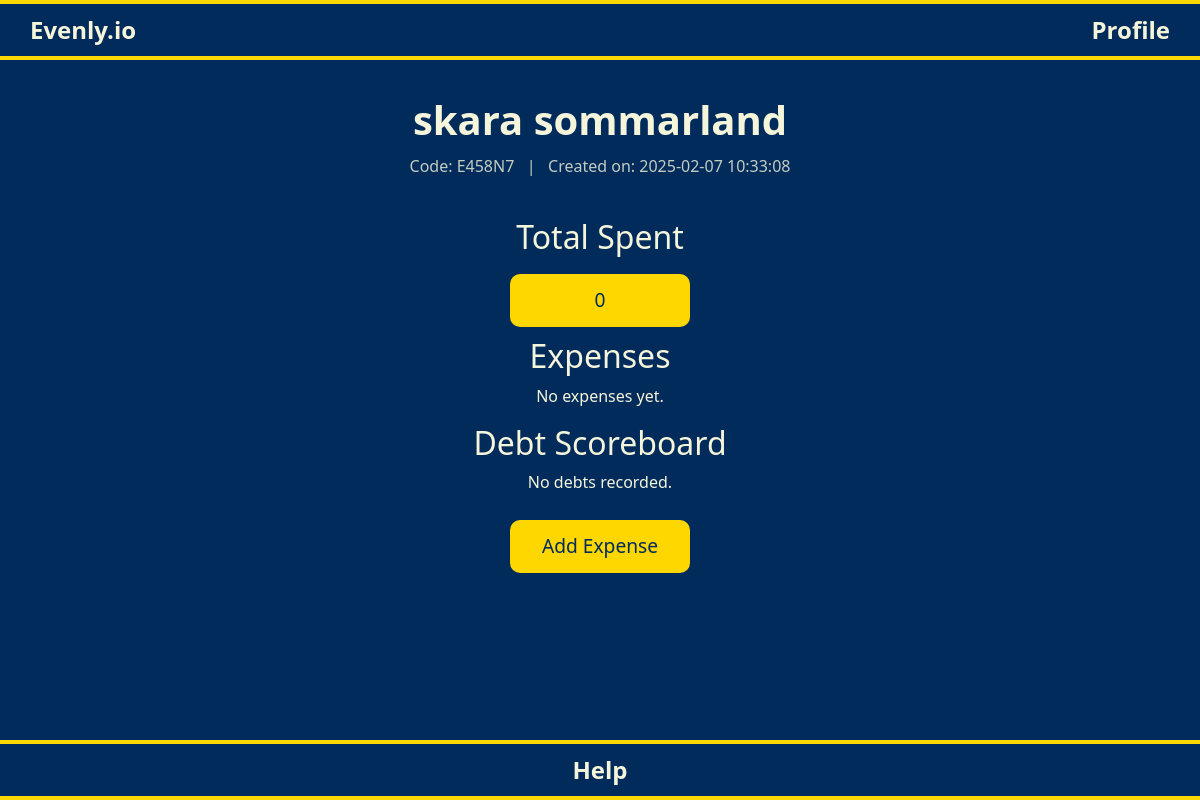
The app's page /active-group/7 (signed in) with its own data.
### tables this page shows
CREATE TABLE Groups (
    group_id INTEGER PRIMARY KEY AUTOINCREMENT,
    name TEXT NOT NULL,
    code TEXT NOT NULL UNIQUE,
    created_by INTEGER NOT NULL,
    status TEXT DEFAULT 'active',
    timestamp DATETIME DEFAULT CURRENT_TIMESTAMP,
    FOREIGN KEY (created_by) REFERENCES Users (user_id)
);

### app.py (the view)
@app.route("/active-group/<int:group_id>")
@login_required
def active_group(group_id):
    user_id = session["user_id"]
    settle_algorithm(group_id)  # This ensures the database is updated
    conn = get_db_connection()
    cursor = conn.cursor()
    cursor.execute("SELECT name, timestamp, code FROM Groups WHERE group_id = ?", (group_id,))
    group = cursor.fetchone()
    if not group:
        conn.close()
        return apology("Group not found", 404)
    group_name, created_at, group_code = group
    cursor.execute("SELECT SUM(amount) FROM Payments WHERE group_id = ?", (group_id,))
    total_spent = cursor.fetchone()[0] or 0
    cursor.execute("""
        SELECT p.payment_id, p.paid_by, u.username, p.amount, p.description, p.timestamp
        FROM Payments p
        JOIN Users u ON p.paid_by = u.user_id
        WHERE p.group_id = ?
        ORDER BY p.timestamp DESC
    """, (group_id,))
    expenses = [dict(zip(["payment_id", "paid_by", "username", "amount", "description", "timestamp"], row)) for row in cursor.fetchall()]
    cursor.execute("""
        SELECT s.settlement_id, s.from_user, u1.username AS from_username,
           s.to_user, u2.username AS to_username, s.amount, s.status
        FROM Settlements s
        JOIN Users u1 ON s.from_user = u1.user_id
        JOIN Users u2 ON s.to_user = u2.user_id
        WHERE s.group_id = ?
        ORDER BY s.timestamp DESC
    """, (group_id,))
    debts = [dict(zip(["settlement_id", "from_user", "from_username", "to_user", "to_username", "amount", "status"], row)) for row in cursor.fetchall()]
    cursor.execute("""
        SELECT user_id, username
        FROM Users
        WHERE user_id IN (SELECT user_id FROM GroupMembers WHERE group_id = ?)
    """, (group_id,))
    group_members = [dict(zip(["user_id", "username"], row)) for row in cursor.fetchall()]
    conn.close()
    return render_template(
        "active_group.html",
        group_name=group_name,
        group_code=group_code,
        created_at=created_at,
        total_spent=total_spent,
        expenses=expenses,
        debts=debts,
        group_id=group_id,
        group_members=group_members,
    )

### app.py (called while the page is built)
@app.after_request
def after_request(response):
    response.headers["Cache-Control"] = "no-cache, no-store, must-revalidate"
    response.headers["Expires"] = 0
    response.headers["Pragma"] = "no-cache"
    return response

### database.py (called while the page is built)
def get_db_connection():
    conn = sqlite3.connect("evenly.db")
    conn.row_factory = sqlite3.Row  # Allows dictionary-like row access
    return conn

### helpers.py (called while the page is built)
def login_required(f):
    @wraps(f)
    def decorated_function(*args, **kwargs):
        if session.get("user_id") is None:
            return redirect("start.html")
        return f(*args, **kwargs)
    return decorated_function

### templates/active_group.html (shortened to what this page needs)
{% extends "layout.html" %}
{% block main %}
<div class="container">
    <h1 class="group-logo">{{ group_name if group_name else 'No Group Found' }}</h1>
    <p class="group-time">
        Code: {{ group_code if group_code else 'Unknown Code' }}
        &nbsp; | &nbsp; Created on: {{ created_at if created_at else 'Unknown Date' }}
    </p>
    <div class="total-spent-wrapper">
        <h2>Total Spent</h2>
        <p class="btn-custom btn-register-login">{{ total_spent if total_spent else '0' }}</p>
    </div>
    <h2>Expenses</h2>
    {% if expenses %}
        <div class="expenses-container">
            <div class="expenses-list">
                {% for expense in expenses %}
                <div class="expense-item" data-expense-id="{{ expense['payment_id'] }}">
                    <p>{{ expense["username"] }} bought {{ expense["description"] }} for {{ expense["amount"] }}</p>
                </div>
                {% endfor %}
            </div>
        </div>
    {% else %}
        <p>No expenses yet.</p>
    {% endif %}
    <h2>Debt Scoreboard</h2>
    {% if debts %}
        <div class="scoreboard">
            {% for debt in debts %}
                <div>
                    <p>{{ debt["from_username"] }} owes {{ debt["to_username"] }} {{ debt["amount"] }}</p>
                    {% if debt.status == "unpaid" %}
                        <form action="{{ url_for('settle_debt', settlement_id=debt['settlement_id']) }}" method="post" style="display: inline;">
                            <button type="submit" class="btn btn-settle">
                                Settle
                            </button>
                        </form>
                    {% else %}
                        <span>Paid</span>
                    {% endif %}
                </div>
            {% endfor %}
        </div>
    {% else %}
        <p>No debts recorded.</p>
    {% endif %}
</div>
<button type="button" class="btn btn-custom btn-register-login" data-bs-toggle="modal" data-bs-target="#addExpenseModal">
    Add Expense
</button>
{% endblock %}

### static/style.css (style rules this page uses)
html, body { height: 100%; margin: 0; padding: 0; display: flex; flex-direction: column; background-color: #002B5B; color: #F5F5DC; overflow-x: hidden; overflow-y: auto; }
.group-logo { font-size: 2.5rem; font-weight: bold; margin-top: 10px; margin-bottom: 10px; word-wrap: break-word; }
.group-time { font-size: 1.0rem; opacity: 0.8; margin-top: 10; margin-bottom: 40px; }
.btn-custom { width: 180px; font-size: 1.2rem; padding: 12px; margin: 10px; border-radius: 10px; border: none; transition: all 0.3s ease-in-out; }
.btn-register-login { background-color: #FFD700; color: #002B5B; }
.total-spent-wrapper { display: flex; flex-direction: column; align-items: center; margin-top: 20px; }

### records on screen
Groups: name "skara sommarland", code "E458N7", timestamp "2025-02-07 10:33:08"

### other values on screen
{{ total_spent if total_spent else '0' }} "0"
